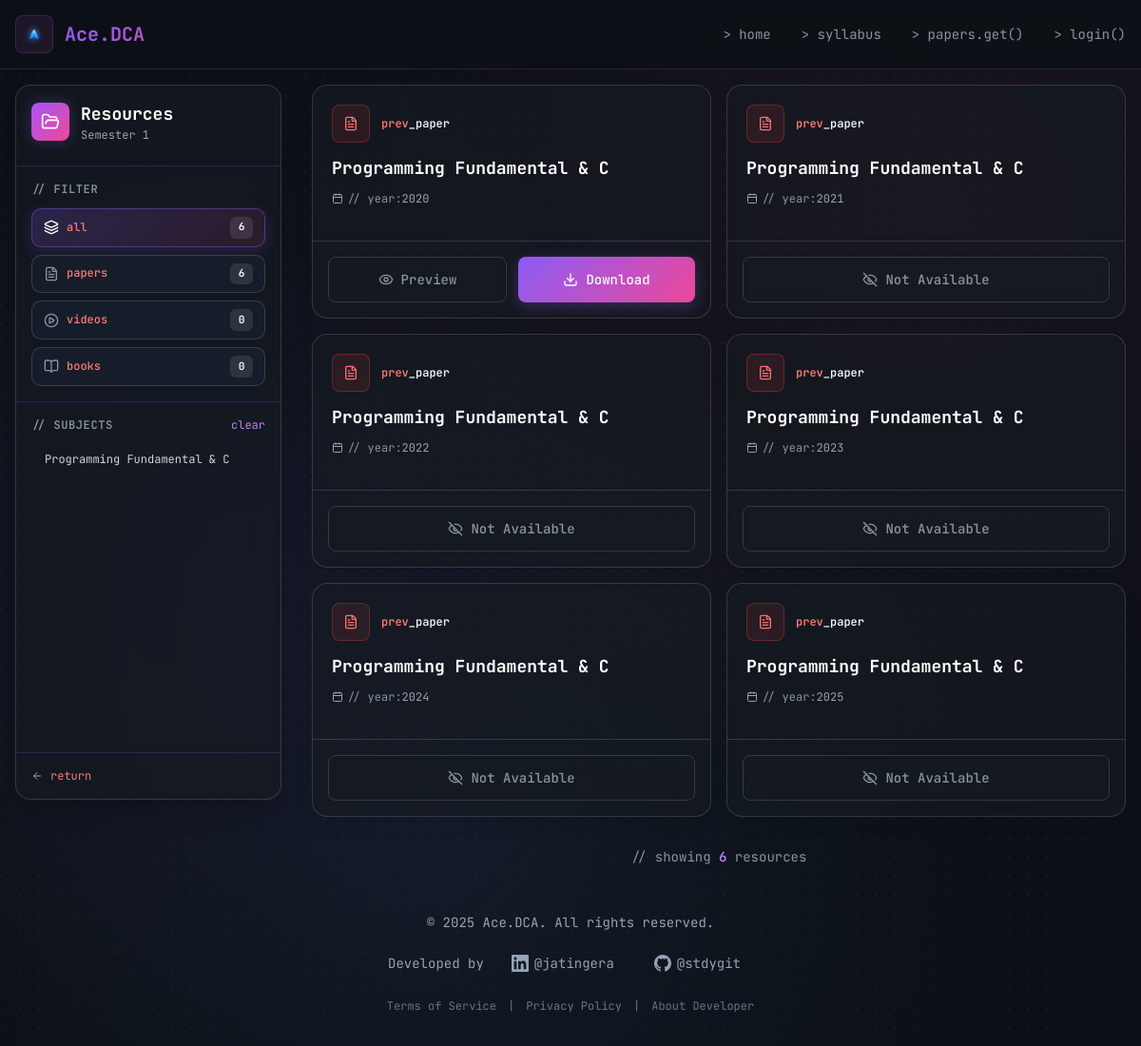
Screenshot of /resources/1/ with the database file from the repository.
### resources/models.py (models this page shows, shortened)
class Resource(models.Model):
    SEMESTER_SUBJECTS = {
            "semester 1 | Year 1": [
                ('Programming Fundamental & C', 'Programming Fundamental & C'),
                ('Introduction to Web and HTML', 'Introduction to Web and HTML'),
                ('Digital Electronics', 'Digital Electronics'),
                ('Maths I', 'Maths I'),
                ('Environmental Studies', 'Environmental Studies'),
                ('C/ C++ Programming Lab', 'C/ C++ Programming Lab'),
                ('Web Programming Lab', 'Web Programming Lab'),
            ],
            "semester 2 | Year 1": [
                ('Data Structure', 'Data Structure'),
                ('Maths II', 'Maths II'),
                ('Professional Communication', 'Professional Communication'),
                ('Computer Organization and Architecture', 'Computer Organization and Architecture'),
                ('Human Values and Professional Ethics', 'Human Values and Professional Ethics'),
                ('Data Structure Lab', 'Data Structure Lab'),
                ('CBNST LAB', 'CBNST LAB'),
            ],
            "semester 3 | Year 2": [
                ('Statistical Computing With R Programming', 'Statistical Computing With R Programming'),
                ('DBMS and SQL/ PLSQL', 'DBMS and SQL/ PLSQL'),
                ('Mathematics III', 'Mathematics III'),
                ('Operating System', 'Operating System'),
                ('R Programming Lab', 'R Programming Lab'),
                ('DBMS LAB', 'DBMS LAB'),
            ],
            "semester 4 | Year 2": [
                ('Java Programming', 'Java Programming'),
                ('Computer Networks', 'Computer Networks'),
                ('Design and Analysis of Algorithms', 'Design and Analysis of Algorithms'),
                ('Compiler Design', 'Compiler Design'),
                ('Java Programming Lab', 'Java Programming Lab'),
                ('Design and Analysis of Algorithms Lab', 'Design and Analysis of Algorithms Lab'),
            ],
            "semester 5 | Year 3": [
                ('Interactive Computer Graphics & Multimedia', 'Interactive Computer Graphics & Multimedia'),
                ('Software Engineering', 'Software Engineering'),
                ('Introduction to Artificial Intelligence', 'Introduction to Artificial Intelligence'),
                ('Analytical Programming Using Python Concepts', 'Analytical Programming Using Python Concepts'),
                ('Computer Graphics Lab', 'Computer Graphics Lab'),
            ],
            "semester 6 | Year 3": [
                ('IoT & Cloud Computing', 'IoT & Cloud Computing'),
                ('Information Security & Cyber Laws', 'Information Security & Cyber Laws'),
                ('Soft Computing', 'Soft Computing'),
                ('Data Science and Machine Learning Techniques', 'Data Science and Machine Learning Techniques'),
            ],
        }
    subject = models.CharField(max_length=100, choices=SEMESTER_SUBJECTS,blank=True,  # allow blank in admin form
    null=True  )
    RESOURCE_TYPE=[
        ('PYQs','Previous Year Question Paper'),
        ('BOOK','BOOK'),
        ('Youtube Video URL','Youtube Video URL'),
        ('Syllabus','Syllabus'),
    ]
    resource_type = models.CharField(max_length=20,choices=RESOURCE_TYPE)
    resource_file = models.FileField(upload_to='PDF/', blank=True, null=True)
    resource_file_year = models.IntegerField(choices=[(year, year) for year in range(2019, 2031)], blank=True, null=True)
    is_ignored = models.BooleanField(default=False)  # Add this field
    resource_url = models.URLField(blank=True, null=True)
    semester=models.ForeignKey(Semester,on_delete=models.CASCADE)
    created_at = models.DateField(default=timezone.now)
    url_source=models.CharField(max_length=100, blank=True, null=True)

class Semester(models.Model):
    SEMESTER_TYPE=[
            ('Semester 1','BHCS-Y-1-S-1'),
            ('Semester 2','BHCS-Y-1-S-2'),
            ('Semester 3','BHCS-Y-2-S-3'),
            ('Semester 4','BHCS-Y-2-S-4'),
            ('Semester 5','BHCS-Y-3-S-5'),
            ('Semester 6','BHCS-Y-3-S-6'),
        ]
    semester = models.CharField(max_length=20,choices=SEMESTER_TYPE,default='Semester 1')
    year=models.ForeignKey(Year,on_delete=models.CASCADE)
    def __str__(self):
        return self.semester + ' | ' + str(self.year)

class Year(models.Model):
    YEAR_TYPE=[
        ('Year 1','BHCS-Y-1'),
        ('Year 2','BHCS-Y-2'),
        ('Year 3','BHCS-Y-3'),
    ]
    year = models.CharField(max_length=10,choices=YEAR_TYPE)
    def __str__(self):
        return self.year

### resources/views.py (the view)
# urls.py: path('<int:semester_id>/', Sem1, name='Sem1'),
def Sem1(request, semester_id):
    res = Resource.objects.filter(semester_id=semester_id).exclude(resource_type='Syllabus')
    sub = res.values('subject').distinct()
    return render(request, 'resources/sem.html', {'sub': sub, 'res': res})

### resources/templates/resources/sem.html (shortened to what this page needs)
{% extends "home/base.html" %}
{% load static %}
{% block start %}
<div class="container py-8">
    <div class="dashboard-layout">
        <aside class="sidebar">
            <div class="p-4 border-b border-purple-500/20">
                <div class="flex items-center gap-3 mb-2">
                    <div class="w-10 h-10 rounded-lg bg-gradient-to-br from-purple-500 to-pink-500 flex items-center justify-center glow-purple">
                        <i data-lucide="folder-open" class="w-5 h-5 text-white"></i>
                    </div>
                    <div>
                        <h2 class="text-lg font-bold text-white font-mono">Resources</h2>
                        <p class="text-xs text-gray-400 font-mono">
                            {% if res.0.semester %}
                                {{ res.0.semester|stringformat:"s"|slice:":10" }}
                            {% else %}
                                Semester Hub
                            {% endif %}
                        </p>
                    </div>
                </div>
            </div>
            <div class="p-4 border-b border-purple-500/20">
                <h3 class="text-xs font-semibold text-gray-400 uppercase tracking-wider mb-3 font-mono">
                    <span class="code-comment">// filter</span>
                </h3>
                <div class="space-y-2">
                    <button onclick="filterResources('all')" class="filter-btn active w-full font-mono">
                        <span class="flex items-center gap-2">
                            <i data-lucide="layers" class="w-4 h-4"></i>
                            <span class="code-keyword">all</span>
                        </span>
                        <span class="count-badge" id="count-all">{{ res|length }}</span>
                    </button>
                    <button onclick="filterResources('PYQs')" class="filter-btn w-full font-mono">
                        <span class="flex items-center gap-2">
                            <i data-lucide="file-text" class="w-4 h-4"></i>
                            <span class="code-keyword">papers</span>
                        </span>
                        <span class="count-badge" id="count-pyqs">0</span>
                    </button>
                    <button onclick="filterResources('Youtube Video URL')" class="filter-btn w-full font-mono">
                        <span class="flex items-center gap-2">
                            <i data-lucide="play-circle" class="w-4 h-4"></i>
                            <span class="code-keyword">videos</span>
                        </span>
                        <span class="count-badge" id="count-videos">0</span>
                    </button>
                    <button onclick="filterResources('BOOK')" class="filter-btn w-full font-mono">
                        <span class="flex items-center gap-2">
                            <i data-lucide="book-open" class="w-4 h-4"></i>
                            <span class="code-keyword">books</span>
                        </span>
                        <span class="count-badge" id="count-books">0</span>
                    </button>
                </div>
            </div>
            <div class="p-4 flex-grow">
                <div class="flex items-center justify-between mb-3">
                    <h3 class="text-xs font-semibold text-gray-400 uppercase tracking-wider font-mono">
                        <span class="code-comment">// subjects</span>
                    </h3>
                    <button id="clearSubjectFilter" class="text-xs text-purple-400 hover:text-purple-300 font-mono transition-colors">
                        clear
                    </button>
                </div>
                <div class="subject-list space-y-0">
                    {% for subject in sub %}
                    <div class="subject-item font-mono" data-subject="{{ subject.subject }}">
                        <span class="text-gray-300 text-xs truncate block">{{ subject.subject }}</span>
                    </div>
                    {% endfor %}
                </div>
            </div>
            <div class="p-4 border-t border-purple-500/20">
                <a href="javascript:history.back()" class="flex items-center text-gray-400 hover:text-white transition-colors font-mono text-xs">
                    <i data-lucide="arrow-left" class="w-3 h-3 mr-2"></i>
                    <span class="code-keyword">return</span>
                </a>
            </div>
        </aside>
        <main class="flex-1">
            <div id="resource-list" class="grid gap-4 sm:gap-6 grid-cols-1 sm:grid-cols-2 xl:grid-cols-3 fade-in-up delay-200">
                {% for info in res %}
                    {% if not info.is_ignored %}
                        <div class="resource-card glass-hover" data-type="{{ info.resource_type }}" data-subject="{{ info.subject }}" data-title="{{ info.subject|lower }}">
                            <div class="p-5">
                                <div class="resource-type-badge mb-4">
                                    <div class="resource-type-icon {% if info.resource_type == 'PYQs' %}type-pdf{% elif info.resource_type == 'BOOK' %}type-book{% elif info.resource_type == 'Youtube Video URL' %}type-video{% endif %}">
                                        {% if info.resource_type == "PYQs" %}
                                            <i data-lucide="file-text" class="w-4 h-4"></i>
                                        {% elif info.resource_type == "BOOK" %}
                                            <i data-lucide="book-open" class="w-4 h-4"></i>
                                        {% elif info.resource_type == "Youtube Video URL" %}
                                            <i data-lucide="play-circle" class="w-4 h-4"></i>
                                        {% endif %}
                                    </div>
                                    <span class="font-mono text-xs font-semibold">
                                        {% if info.resource_type == "PYQs" %}
                                            <span class="code-keyword">prev</span>_paper
                                        {% elif info.resource_type == "BOOK" %}
                                            <span class="code-keyword">book</span>
                                        {% elif info.resource_type == "Youtube Video URL" %}
                                            <span class="code-keyword">video</span>
                                        {% else %}
                                            {{ info.resource_type|lower }}
                                        {% endif %}
                                    </span>
                                </div>
                                <h3 class="text-lg font-bold text-white mb-3 font-mono leading-tight">
                                    {{ info.subject }}
                                </h3>
                                <div class="flex items-center text-xs text-gray-400 mb-4 font-mono">
                                    {% if info.resource_type == "PYQs" and info.resource_file_year %}
                                        <i data-lucide="calendar" class="w-3 h-3 mr-1"></i>
                                        <span class="code-comment">// year:</span> {{ info.resource_file_year }}
                                    {% elif info.url_source %}
                                        <i data-lucide="link" class="w-3 h-3 mr-1"></i>
                                        <span class="code-comment">// source:</span> {{ info.url_source|truncatechars:15 }}
                                    {% else %}
                                        <i data-lucide="file" class="w-3 h-3 mr-1"></i>
                                        <span class="code-comment">// resource available</span>
                                    {% endif %}
                                </div>
                            </div>
                            <div class="card-actions p-4 pt-0">
                                {% if info.resource_type == "PYQs" or info.resource_type == "BOOK" %}
                                    {% if info.resource_file %}
                                        <a href="{{ info.resource_file.url }}" target="_blank" rel="noopener noreferrer" class="btn btn-outline flex-1 font-mono">
                                            <i data-lucide="eye" class="w-4 h-4"></i>
                                            Preview
                                        </a>
                                        <a href="{{ info.resource_file.url }}" download class="btn btn-primary flex-1 font-mono">
                                            <i data-lucide="download" class="w-4 h-4"></i>
                                            Download
                                        </a>
                                    {% else %}
                                        <span class="btn btn-outline flex-1 font-mono cursor-not-allowed opacity-50">
                                            <i data-lucide="eye-off" class="w-4 h-4"></i>
                                            Not Available
                                        </span>
                                    {% endif %}
                                {% endif %}
                            </div>
                        </div>
                    {% endif %}
                {% endfor %}
            </div>
            <div class="mt-8 text-center fade-in-up delay-300">
                <p id="resourceCount" class="text-gray-400 font-mono text-sm">
                    <span class="code-comment">// showing</span>
                    <span class="text-purple-400 font-medium">{{ res|length }}</span>
                    <span class="code-comment">resources</span>
                </p>
            </div>
        </main>
    </div>
</div>
{% endblock %}

### rows the page displays
Resource: semester.year "Semester 1", resource_type "PYQs" (drawn), subject "Programming Fundamental & C", resource_file_year "2020"
Resource: resource_type "PYQs" (drawn), subject "Programming Fundamental & C", resource_file_year "2021"
Resource: resource_type "PYQs" (drawn), subject "Programming Fundamental & C", resource_file_year "2022"
Resource: resource_type "PYQs" (drawn), subject "Programming Fundamental & C", resource_file_year "2023"
Resource: resource_type "PYQs" (drawn), subject "Programming Fundamental & C", resource_file_year "2024"
Resource: resource_type "PYQs" (drawn), subject "Programming Fundamental & C", resource_file_year "2025"

### other values shown
{{ res|length }} "6"
{{ subject.subject }} "Programming Fundamental & C"
